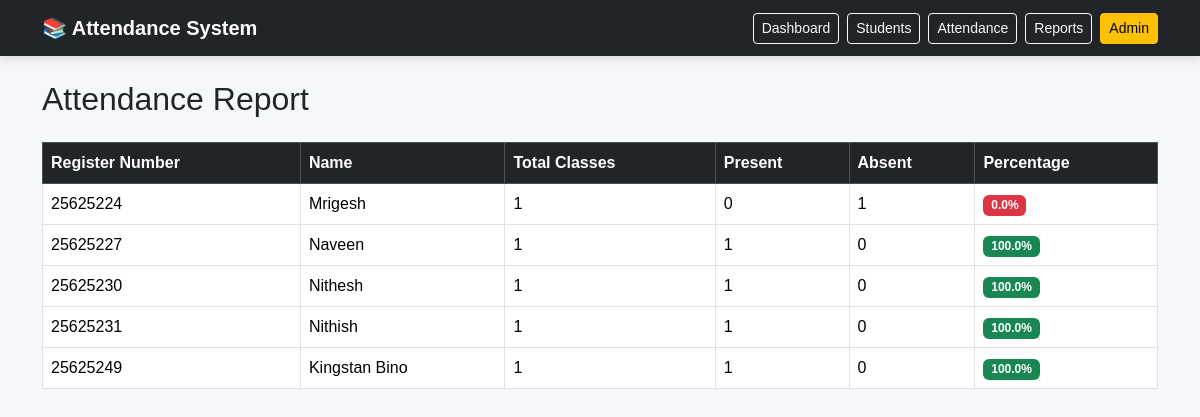
The page /report/ on the database its author committed.
### attendance/models.py (models this page shows, shortened)
class Student(models.Model):
    name = models.CharField(max_length=100)
    register_number = models.CharField(max_length=30, unique=True)
    email = models.EmailField(blank=True)
    department = models.CharField(max_length=100)
    year = models.IntegerField()

### attendance/views.py (the view)
# urls.py: path("report/", views.attendance_report, name="attendance_report"),
def attendance_report(request):
    report = []
    for student in Student.objects.all().order_by("register_number"):
        records = Attendance.objects.filter(student=student)
        total = records.count()
        present = records.filter(status="Present").count()
        absent = records.filter(status="Absent").count()
        percentage = round((present / total) * 100, 2) if total else 0
        report.append({
            "student": student,
            "total": total,
            "present": present,
            "absent": absent,
            "percentage": percentage,
        })
    return render(request, "attendance/report.html", {"report": report})

### attendance/templates/attendance/report.html
{% extends "attendance/base.html" %}
{% block content %}
<h2 class="mb-4">Attendance Report</h2>
<div class="table-responsive">
<table class="table table-bordered table-hover bg-white">
<thead class="table-dark"><tr><th>Register Number</th><th>Name</th><th>Total Classes</th><th>Present</th><th>Absent</th><th>Percentage</th></tr></thead>
<tbody>
{% for item in report %}
<tr><td>{{ item.student.register_number }}</td><td>{{ item.student.name }}</td><td>{{ item.total }}</td><td>{{ item.present }}</td><td>{{ item.absent }}</td>
<td>{% if item.percentage >= 75 %}<span class="badge bg-success">{{ item.percentage }}%</span>{% else %}<span class="badge bg-danger">{{ item.percentage }}%</span>{% endif %}</td></tr>
{% empty %}
<tr><td colspan="6" class="text-center">No attendance records found.</td></tr>
{% endfor %}
</tbody>
</table>
</div>
{% endblock %}

### attendance/static/attendance/style.css (style rules this page uses)
body { background: #f5f7fb; font-family: Arial, sans-serif; }

### rows shown on the page
Student: student.register_number "25625224", student.name "Mrigesh", total "1", present "0", absent "1", percentage "0.0"
Student: student.register_number "25625227", student.name "Naveen", total "1", present "1", absent "0", percentage "100.0"
Student: student.register_number "25625230", student.name "Nithesh", total "1", present "1", absent "0", percentage "100.0"
Student: student.register_number "25625231", student.name "Nithish", total "1", present "1", absent "0", percentage "100.0"
Student: student.register_number "25625249", student.name "Kingstan Bino", total "1", present "1", absent "0", percentage "100.0"
